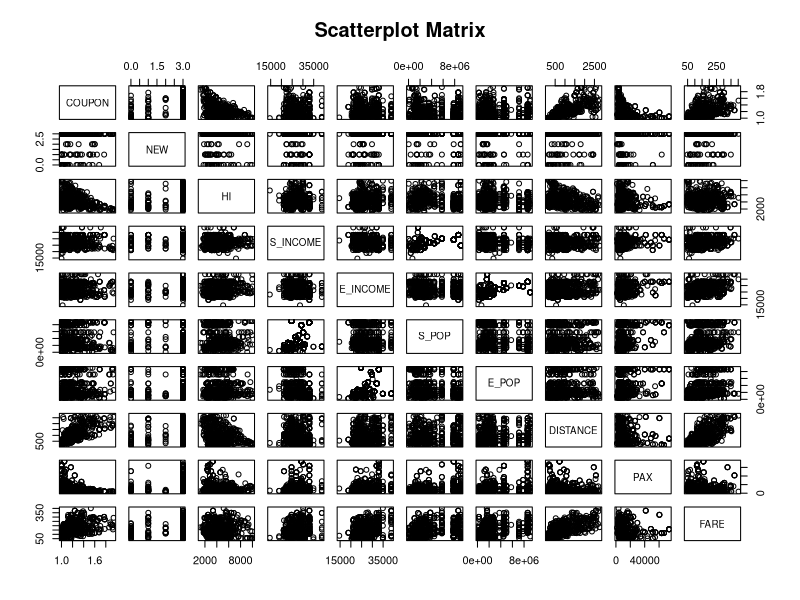
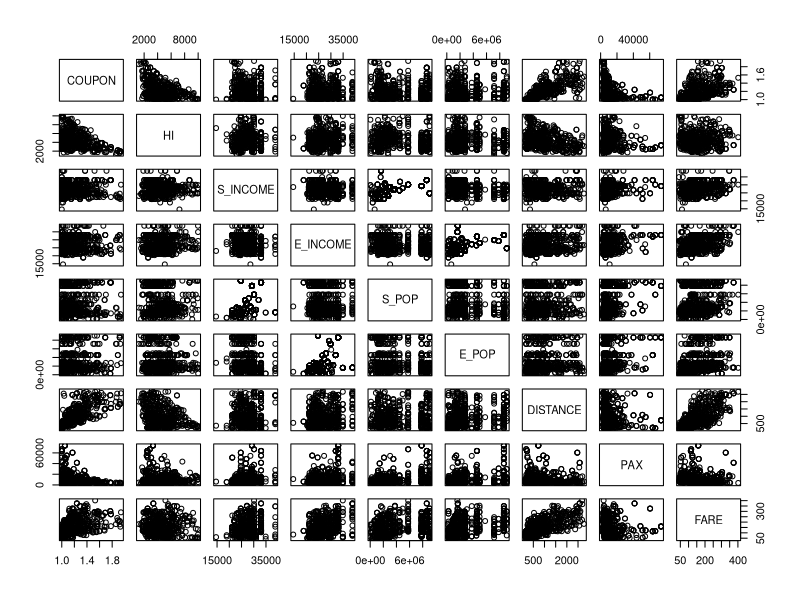
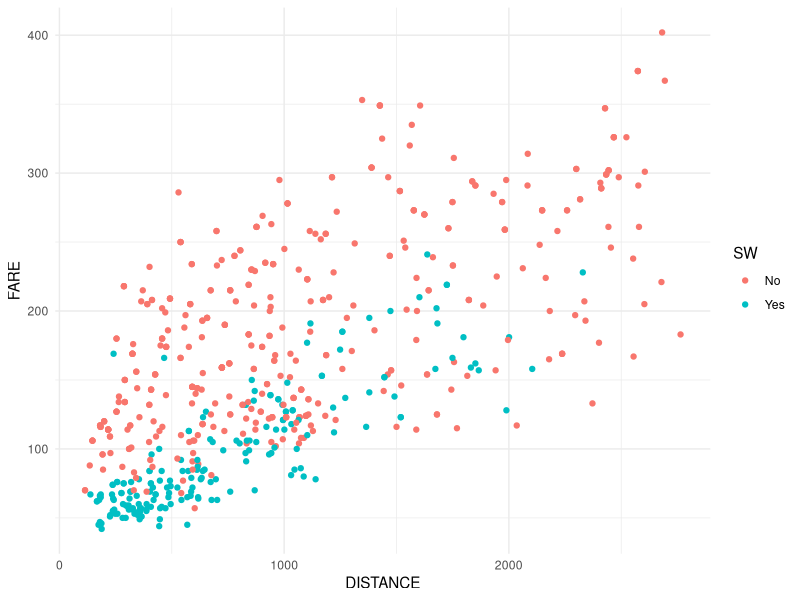

Here is the R script that generated these plots, in order:
## ---- chunk 1
knitr::opts_chunk$set(echo = TRUE)
## ---- chunk 2
setwd("C:/Users/Rohit/Documents/Spring Sem 2/Data mining/Assignment 1")
dfKK <- read.csv("Individual Assignment 1 Airline Data v2.csv")
dfKK$FARE<-gsub(pattern="\\$",replacement="",x=dfKK$FARE)
dfKK$FARE <- as.integer(dfKK$FARE)
dfKK$S_INCOME<-gsub(pattern="\\$",replacement="",x=dfKK$S_INCOME)
dfKK$S_INCOME<-gsub(pattern=",",replacement="",x=dfKK$S_INCOME)
dfKK$S_INCOME <- as.integer(dfKK$S_INCOME)
dfKK$E_INCOME<-gsub(pattern="\\$",replacement="",x=dfKK$E_INCOME)
dfKK$E_INCOME<-gsub(pattern=",",replacement="",x=dfKK$E_INCOME)
dfKK$E_INCOME <- as.integer(dfKK$E_INCOME)


##Question 1a
fit<-lm(FARE~COUPON+NEW+VACATION+SW+HI+S_INCOME+E_INCOME+S_POP+E_POP+SLOT+GATE+DISTANCE+PAX,data=dfKK)
summary(fit)
## ---- chunk 3
##Question 1c
fit2<-lm(FARE~COUPON+NEW+VACATION+SW+HI+S_INCOME+E_INCOME+S_POP+E_POP+SLOT+GATE+DISTANCE+PAX,data=dfKK)
newdata <- data.frame(COUPON = 1, NEW = 3, VACATION = "No" , SW ="No" , HI =6000, S_INCOME = 2000, E_INCOME = 2000, S_POP = 4000000, E_POP=7150000, SLOT="Free", GATE ="Constrained" , DISTANCE = 1000, PAX = 6000)
pred<-predict(fit2,newdata)
pred
## ---- chunk 4
##Question 2a
num<-sapply(dfKK,is.numeric)
pairs(dfKK[,num],main="Scatterplot Matrix")
attach(dfKK)
new_dfKK<-dfKK[c(5,9,10,11,12,13,16,17,18)]
pairs(new_dfKK)
## ---- chunk 5
##Question 2b
library(ggplot2)
ggplot(data=dfKK)+aes(x=DISTANCE,y=FARE,color = SW)+geom_point()+theme_minimal()
## ---- chunk 6
##Question 2c
library(corrplot)
corr<-cor(dfKK[,num],use="complete.obs")
corr
## ---- chunk 7
##Question 3
fit3<- lm(FARE~SW,data=dfKK)
summary(fit3)
## ---- chunk 8
##Question 4
fit5<- lm(FARE~COUPON+NEW+VACATION+SW+(SW*VACATION)+HI+S_INCOME+E_INCOME+S_POP+E_POP+SLOT+GATE+DISTANCE+PAX,data=dfKK)
summary(fit5)

## ---- chunk 9
##Question 5
fit4<- lm(FARE~COUPON+NEW+VACATION+SW+HI+S_POP+E_POP+S_INCOME+E_INCOME+DISTANCE+PAX,data=dfKK)
summary(fit4)
## ---- chunk 10
fit6<-lm(FARE~COUPON+NEW+VACATION+SW+HI+S_POP+E_POP+DISTANCE+PAX,data=dfKK)
summary(fit6)
